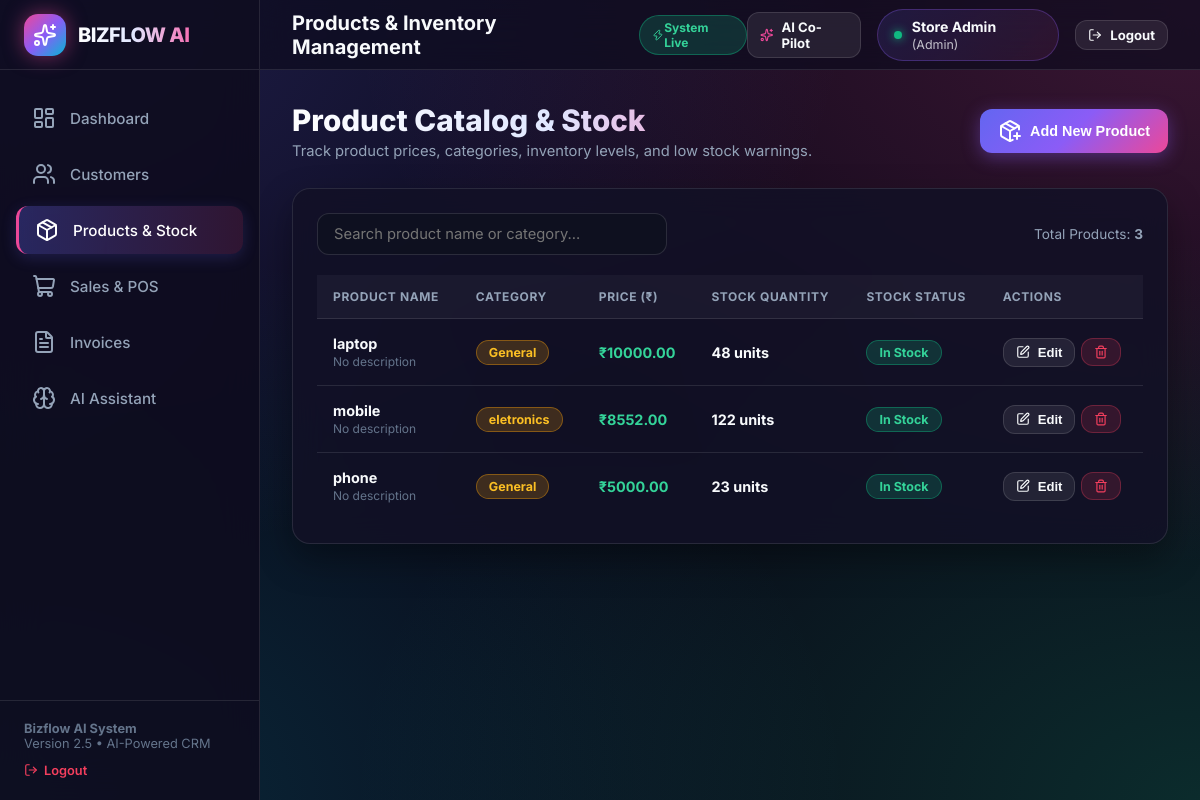
Screenshot of /products (signed in) with the database file from the repository.
### tables this page shows
CREATE TABLE users (
            user_id INTEGER PRIMARY KEY AUTOINCREMENT,
            username TEXT UNIQUE NOT NULL,
            email TEXT UNIQUE NOT NULL,
            password_hash TEXT NOT NULL,
            name TEXT NOT NULL,
            role TEXT DEFAULT 'Admin',
            reset_question TEXT DEFAULT 'What is your store name?',
            reset_answer TEXT DEFAULT 'Bizflow Store',
            created_at TIMESTAMP DEFAULT CURRENT_TIMESTAMP
        );

CREATE TABLE products (
            product_id INTEGER PRIMARY KEY AUTOINCREMENT,
            product_name TEXT NOT NULL,
            price REAL NOT NULL,
            quantity INTEGER NOT NULL DEFAULT 0,
            category TEXT DEFAULT 'General',
            description TEXT
        , user_id INTEGER DEFAULT 1);

### app.py (the view)
@app.route('/products')
@login_required
def products_page():
    user_id = session['user_id']
    products = ProductManager.list_products(user_id)
    return render_template('products.html', active_page='products', products=products)

### app.py (called while the page is built)
@app.context_processor
def inject_user():
    user_id = session.get('user_id')
    if user_id:
        user = get_user_by_id(user_id)
        return dict(current_user=user)
    return dict(current_user=None)

def login_required(f):
    @wraps(f)
    def decorated_function(*args, **kwargs):
        if not session.get('user_id'):
            flash('Please sign in to access your Bizflow AI workspace.', 'error')
            return redirect(url_for('login_route'))
        return f(*args, **kwargs)
    return decorated_function

### database.py (called while the page is built)
def get_db_connection():
    conn = sqlite3.connect(DATABASE_PATH)
    conn.row_factory = sqlite3.Row
    return conn

### models.py (called while the page is built)
def get_user_by_id(user_id):
    conn = get_db_connection()
    user = conn.execute('SELECT * FROM users WHERE user_id = ?', (user_id,)).fetchone()
    conn.close()
    return dict(user) if user else None

def get_all_products(user_id):
    conn = get_db_connection()
    products = conn.execute('SELECT * FROM products WHERE user_id = ? ORDER BY product_name ASC', (user_id,)).fetchall()
    conn.close()
    return [dict(p) for p in products]

### product.py (called while the page is built)
    @staticmethod
    def list_products(user_id):
        return get_all_products(user_id)

### templates/products.html (shortened to what this page needs)
{% extends 'base.html' %}
{% block page_heading %}Products & Inventory Management{% endblock %}
{% block content %}
<div class="page-header">
    <div class="page-title-group">
        <h1>Product Catalog & Stock</h1>
        <p>Track product prices, categories, inventory levels, and low stock warnings.</p>
    </div>
    <button class="btn btn-primary" onclick="openModal('addProductModal')">
        <i data-lucide="package-plus"></i> Add New Product
    </button>
</div>
<div class="card">
    <div style="display:flex; justify-content:space-between; align-items:center; margin-bottom:20px; gap:16px;">
        <div style="position:relative; flex:1; max-width:350px;">
            <input type="text" class="form-control table-search" data-table="productsTable" placeholder="Search product name or category...">
        </div>
        <div style="font-size:0.85rem; color:var(--text-muted);">
            Total Products: <b>{{ products|length }}</b>
        </div>
    </div>
    <div class="table-container">
        <table id="productsTable">
            <thead>
                <tr>
                    <th>Product Name</th>
                    <th>Category</th>
                    <th>Price (₹)</th>
                    <th>Stock Quantity</th>
                    <th>Stock Status</th>
                    <th>Actions</th>
                </tr>
            </thead>
            <tbody>
                {% if products %}
                    {% for p in products %}
                    <tr>
                        <td>
                            <b>{{ p.product_name }}</b><br/>
                            <span style="font-size:0.75rem; color:var(--text-dim);">{{ p.description or 'No description' }}</span>
                        </td>
                        <td><span class="badge badge-amber">{{ p.category }}</span></td>
                        <td><strong style="color:#34D399;">₹{{ "%.2f"|format(p.price) }}</strong></td>
                        <td><b>{{ p.quantity }} units</b></td>
                        <td>
                            {% if p.quantity <= 0 %}
                                <span class="badge badge-rose">Out of Stock</span>
                            {% elif p.quantity <= 5 %}
                                <span class="badge badge-amber">Low Stock ({{ p.quantity }})</span>
                            {% else %}
                                <span class="badge badge-emerald">In Stock</span>
                            {% endif %}
                        </td>
                        <td>
                            <div style="display:flex; gap:6px;">
                                <button class="btn btn-secondary btn-sm" onclick="openEditProductModal({{ p.product_id }}, '{{ p.product_name|escape }}', {{ p.price }}, {{ p.quantity }}, '{{ p.category|escape }}', '{{ (p.description or '')|escape }}')">
                                    <i data-lucide="edit" style="width:14px; height:14px;"></i> Edit
                                </button>
                                <form action="{{ url_for('delete_product_route', product_id=p.product_id) }}" method="POST" style="display:inline;" onsubmit="return confirm('Delete this product?');">
                                    <button type="submit" class="btn btn-danger btn-sm">
                                        <i data-lucide="trash-2" style="width:14px; height:14px;"></i>
                                    </button>
                                </form>
                            </div>
                        </td>
                    </tr>
                    {% endfor %}
                {% else %}
                    <tr>
                        <td colspan="6" style="text-align:center; color:var(--text-muted);">No products in catalog. Click 'Add New Product' to add items!</td>
                    </tr>
                {% endif %}
            </tbody>
        </table>
    </div>
</div>
{% endblock %}

### templates/base.html (shortened to what this page needs)
<!DOCTYPE html>
<html lang="en">
<head>
    <link rel="stylesheet" href="{{ url_for('static', filename='css/style.css') }}">
</head>
<body>
    <aside class="sidebar">
        <a href="{{ url_for('index') }}" class="brand-container" style="text-decoration: none;">
            <div class="brand-icon">
                <i data-lucide="sparkles"></i>
            </div>
            <span class="brand-title">BIZFLOW AI</span>
        </a>
        <ul class="nav-menu">
            <li class="nav-item {% if active_page == 'dashboard' %}active{% endif %}">
                <a href="{{ url_for('dashboard') }}">
                    <i data-lucide="layout-dashboard"></i>
                    <span>Dashboard</span>
                </a>
            </li>
            <li class="nav-item {% if active_page == 'customers' %}active{% endif %}">
                <a href="{{ url_for('customers_page') }}">
                    <i data-lucide="users"></i>
                    <span>Customers</span>
                </a>
            </li>
            <li class="nav-item {% if active_page == 'products' %}active{% endif %}">
                <a href="{{ url_for('products_page') }}">
                    <i data-lucide="package"></i>
                    <span>Products & Stock</span>
                </a>
            </li>
            <li class="nav-item {% if active_page == 'sales' %}active{% endif %}">
                <a href="{{ url_for('sales_page') }}">
                    <i data-lucide="shopping-cart"></i>
                    <span>Sales & POS</span>
                </a>
            </li>
            <li class="nav-item {% if active_page == 'invoices' %}active{% endif %}">
                <a href="{{ url_for('invoices_page') }}">
                    <i data-lucide="file-text"></i>
                    <span>Invoices</span>
                </a>
            </li>
            <li class="nav-item {% if active_page == 'ai' %}active{% endif %}">
                <a href="{{ url_for('ai_assistant_page') }}">
                    <i data-lucide="brain"></i>
                    <span>AI Assistant</span>
                </a>
            </li>
        </ul>
        <div class="sidebar-footer">
            <p><strong>Bizflow AI System</strong></p>
            <p>Version 2.5 • AI-Powered CRM</p>
            <div style="margin-top:12px;">
                <a href="{{ url_for('logout_route') }}" style="color:var(--accent-rose); text-decoration:none; font-weight:600; display:inline-flex; align-items:center; gap:6px;">
                    <i data-lucide="log-out" style="width:14px; height:14px;"></i> Logout
                </a>
            </div>
        </div>
    </aside>
    <div class="main-wrapper">
        <header class="top-header">
            <div style="display:flex; align-items:center; gap:16px;">
                <div class="header-title">{% block page_heading %}Dashboard{% endblock %}</div>
                <span class="badge badge-emerald" style="font-size:0.75rem;"><i data-lucide="zap" style="width:12px;"></i> System Live</span>
            </div>
            <div class="header-actions">
                <a href="{{ url_for('ai_assistant_page') }}" class="btn btn-secondary btn-sm" title="Ask Gemini AI">
                    <i data-lucide="sparkles" style="color:#EC4899; width:14px; height:14px;"></i> AI Co-Pilot
                </a>
                <div class="user-badge">
                    <span class="status-dot"></span>
                    <span><strong>{{ current_user['name'] if current_user else 'Store Manager' }}</strong> <span style="opacity:0.75; font-size:0.78rem;">({{ current_user['role'] if current_user else 'Store Manager' }})</span></span>
                </div>
                <a href="{{ url_for('logout_route') }}" class="btn btn-secondary btn-sm" title="Log out of session">
                    <i data-lucide="log-out" style="width:14px; height:14px;"></i> Logout
                </a>
            </div>
        </header>
        <main class="content-body">
            {% block content %}{% endblock %}
        </main>
    </div>
</body>
</html>

### rows the page displays
users: name "Store Admin", role "Admin"
products: product_name "laptop", description "No description", category "General", price "10000.00", quantity "48", shows "In Stock"
products: product_name "mobile", description "No description", category "eletronics", price "8552.00", quantity "122", shows "In Stock"
products: product_name "phone", description "No description", category "General", price "5000.00", quantity "23", shows "In Stock"

### other values shown
{{ products|length }} "3"
